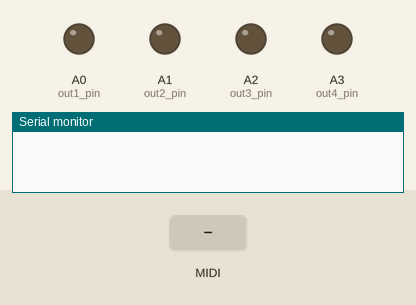
A sketch run on a simulated Teensy 4. On the bench: output pins drawn as LEDs (lit = HIGH), the last lines printed to the serial monitor. Inputs (shaded band) come from the test bench.

Above: at 1.2 s.
1.3 s: MIDI note 36 received
At 1.45 s:
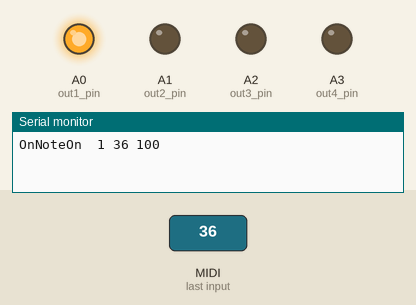
Timing chart, 0 to 4.3 s (numbered marks = the images above; inputs shaded):
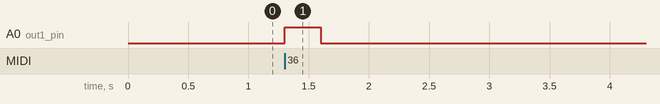

Measured:
- after the input at 1.3 s, A0 (out1_pin): LOW → HIGH at once, → LOW 0.30 s later

The sketch:

SOLENOIDS_USBMIDI_PARSE_1_Teensy.ino
```cpp
int out1_pin = 14;
int out2_pin = 15;
int out3_pin = 16;
int out4_pin = 17;

void OnNoteOn(byte channel, byte note, byte velocity) {
  Serial.print("OnNoteOn  ");
  Serial.print(channel);
  Serial.print(" ");
  Serial.print(note);
  Serial.print(" ");
  Serial.println(velocity);

  if (channel == 1)
    digitalWrite(out1_pin, HIGH);

  else if (channel == 2)
    digitalWrite(out2_pin, HIGH);

  else if (channel == 3)
    digitalWrite(out3_pin, HIGH);

  else if (channel == 4)
    digitalWrite(out4_pin, HIGH);
}

void OnNoteOff(byte channel, byte note, byte velocity) {
  Serial.print("OnNoteOff  ");
  Serial.print(channel);
  Serial.print(" ");
  Serial.print(note);
  Serial.print(" ");
  Serial.println(velocity);

  if (channel == 1)
    digitalWrite(out1_pin, LOW);

  else if (channel == 2)
    digitalWrite(out2_pin, LOW);

  else if (channel == 3)
    digitalWrite(out3_pin, LOW);

  else if (channel == 4)
    digitalWrite(out4_pin, LOW);
}

// -----------------------------------------------------------------------------

void setup()
{
    Serial.begin(9600);
    pinMode(out1_pin, OUTPUT);
    pinMode(out2_pin, OUTPUT);
    pinMode(out3_pin, OUTPUT);
    pinMode(out4_pin, OUTPUT);

    usbMIDI.setHandleNoteOn(OnNoteOn);
    usbMIDI.setHandleNoteOff(OnNoteOff);
}

void loop()
{
    usbMIDI.read();
}
```
